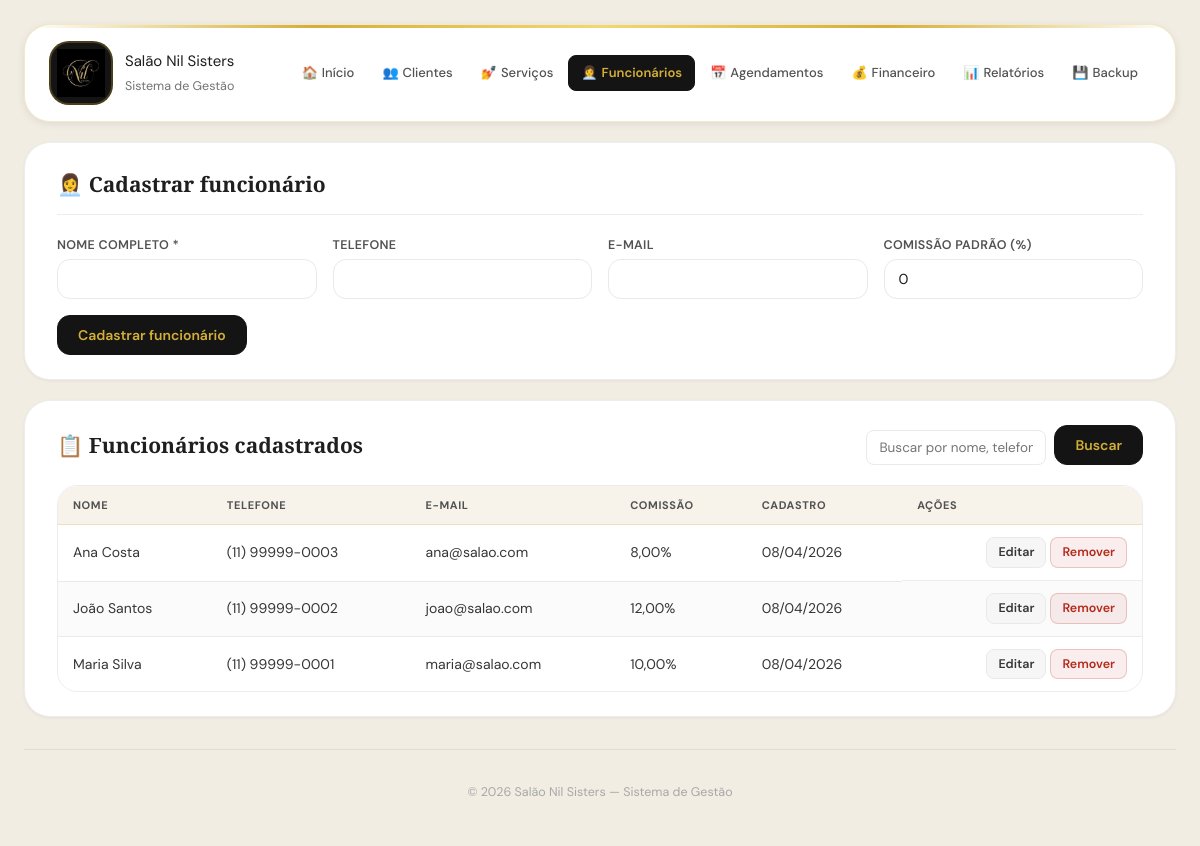
/funcionarios.php, run on the app's committed database.
### tables this page shows
CREATE TABLE IF NOT EXISTS funcionarios (
    id INT AUTO_INCREMENT PRIMARY KEY,
    nome VARCHAR(255) NOT NULL,
    telefone VARCHAR(20) NULL,
    email VARCHAR(255) NULL,
    comissao_padrao DECIMAL(5,2) NOT NULL DEFAULT 0.00,
    data_cadastro TIMESTAMP DEFAULT CURRENT_TIMESTAMP,
    ativo TINYINT(1) DEFAULT 1,

     
    INDEX idx_nome_func (nome),
    INDEX idx_email_func (email),
    INDEX idx_ativo_func (ativo),
    INDEX idx_data_cad_func (data_cadastro)
);

### conexao.php (called while the page is built, shortened)
<?php
class Database
{
    private static ?Database $instance = null;
    private PDO $pdo;
    private function __construct()
    {
        $dsn = sprintf('mysql:host=%s;dbname=%s;charset=%s', DB_HOST, DB_NAME, DB_CHARSET);
        try {
            $this->pdo = new PDO($dsn, DB_USER, DB_PASS, [
                PDO::ATTR_ERRMODE            => PDO::ERRMODE_EXCEPTION,
                PDO::ATTR_DEFAULT_FETCH_MODE => PDO::FETCH_ASSOC,
                PDO::ATTR_EMULATE_PREPARES   => false,
            ]);
        } catch (PDOException $e) {
            error_log('DB connection failed: ' . $e->getMessage());
            die('Erro de conexão com o banco de dados. Verifique as configurações em config.php.');
        }
    }
    public static function getInstance(): self
    {
        if (self::$instance === null) {
            self::$instance = new self();
        }
        return self::$instance;
    }
    public function query(string $sql, array $params = []): PDOStatement|false
    {
        try {
            $stmt = $this->pdo->prepare($sql);
            $stmt->execute($params);
            return $stmt;
        } catch (PDOException $e) {
            error_log('Query error: ' . $e->getMessage() . ' | SQL: ' . $sql);
            return false;
        }
    }
    public function fetchAll(string $sql, array $params = []): array
    {
        $stmt = $this->query($sql, $params);
        return $stmt ? $stmt->fetchAll() : [];
    }
}
$db = Database::getInstance();
function sanitizeInput(mixed $value): string
{
    return trim((string) $value);
}
function h(mixed $value): string
{
    return htmlspecialchars((string) $value, ENT_QUOTES | ENT_SUBSTITUTE, 'UTF-8');
}
function formatDate(string $date, string $format = 'd/m/Y'): string
{
    return $date ? date($format, strtotime($date)) : '';
}

### funcionarios.php (the view, shortened to what this page needs)
<?php
require_once 'conexao.php';
$editing     = false;
$funcionario = ['id'=>0,'nome'=>'','telefone'=>'','email'=>'','comissao_padrao'=>0];
$search = sanitizeInput($_GET['search'] ?? '');
$page   = max(1, (int)($_GET['page'] ?? 1));
$offset = ($page - 1) * ITEMS_PER_PAGE;
$params = [];
$where  = 'WHERE ativo=1';
$funcionarios = $db->fetchAll(
    "SELECT * FROM funcionarios $where ORDER BY nome LIMIT ? OFFSET ?",
    array_merge($params, [ITEMS_PER_PAGE, $offset])
);
include 'header.php';
?>
<section class="panel">
    <h2><?= $editing ? '✏️ Editar funcionário' : '👩‍💼 Cadastrar funcionário' ?></h2>
    <form method="POST" class="form-grid" novalidate>
        <label>Nome completo *
            <input type="text" name="nome" required maxlength="255" value="<?= h($funcionario['nome']) ?>">
        </label>
        <label>Telefone
            <input type="tel" name="telefone" maxlength="20" value="<?= h($funcionario['telefone'] ?? '') ?>">
        </label>
        <label>E-mail
            <input type="email" name="email" maxlength="255" value="<?= h($funcionario['email'] ?? '') ?>">
        </label>
        <label>Comissão padrão (%)
            <input type="number" name="comissao_padrao" min="0" max="100" step="0.01"
                   value="<?= h($funcionario['comissao_padrao']) ?>">
        </label>
        <div class="form-actions">
            <button type="submit" name="salvar" class="btn">
                <?= $editing ? 'Salvar alterações' : 'Cadastrar funcionário' ?>
            </button>
        </div>
    </form>
</section>
<section class="panel">
    <div class="panel-header">
        <h2>📋 Funcionários cadastrados</h2>
        <form method="GET" class="search-form">
            <input type="text" name="search" placeholder="Buscar por nome, telefone ou e-mail…" value="<?= h($search) ?>">
            <button type="submit" class="btn">Buscar</button>
        </form>
    </div>
    <?php if (empty($funcionarios)): ?>
        <p class="empty-state">Nenhum funcionário encontrado.</p>
    <?php else: ?>
        <div class="table-wrapper">
            <table>
                <thead>
                    <tr><th>Nome</th><th>Telefone</th><th>E-mail</th><th>Comissão</th><th>Cadastro</th><th>Ações</th></tr>
                </thead>
                <tbody>
                    <?php foreach ($funcionarios as $f): ?>
                    <tr>
                        <td><?= h($f['nome']) ?></td>
                        <td><?= h($f['telefone'] ?? '—') ?></td>
                        <td><?= h($f['email'] ?? '—') ?></td>
                        <td><?= number_format((float)$f['comissao_padrao'],2,',','.')?>%</td>
                        <td><?= formatDate($f['data_cadastro']) ?></td>
                        <td class="actions">
                            <a href="funcionarios.php?edit=<?= $f['id'] ?>" class="btn-small">Editar</a>
                            <a href="funcionarios.php?delete=<?= $f['id'] ?>"
                               onclick="return confirm('Remover este funcionário?')"
                               class="btn-small btn-danger">Remover</a>
                        </td>
                    </tr>
                    <?php endforeach; ?>
                </tbody>
            </table>
        </div>
    <?php endif; ?>
</section>
<?php include 'footer.php'; ?>

### data on the page
funcionarios: nome "Ana Costa", telefone "(11) 99999-0003", email "ana@salao.com", comissao_padrao "8,00", data_cadastro "08/04/2026"
funcionarios: nome "João Santos", telefone "(11) 99999-0002", email "joao@salao.com", comissao_padrao "12,00", data_cadastro "08/04/2026"
funcionarios: nome "Maria Silva", telefone "(11) 99999-0001", email "maria@salao.com", comissao_padrao "10,00", data_cadastro "08/04/2026"

### other printed values
APP_NAME "Salão Nil Sisters"
$icon "🏠"
$label "Início"
$icon "👥"
$label "Clientes"
$icon "💅"
$label "Serviços"
$icon "👩‍💼"
$label "Funcionários"
$icon "📅"
$label "Agendamentos"
$icon "💰"
$label "Financeiro"
$icon "📊"
$label "Relatórios"
